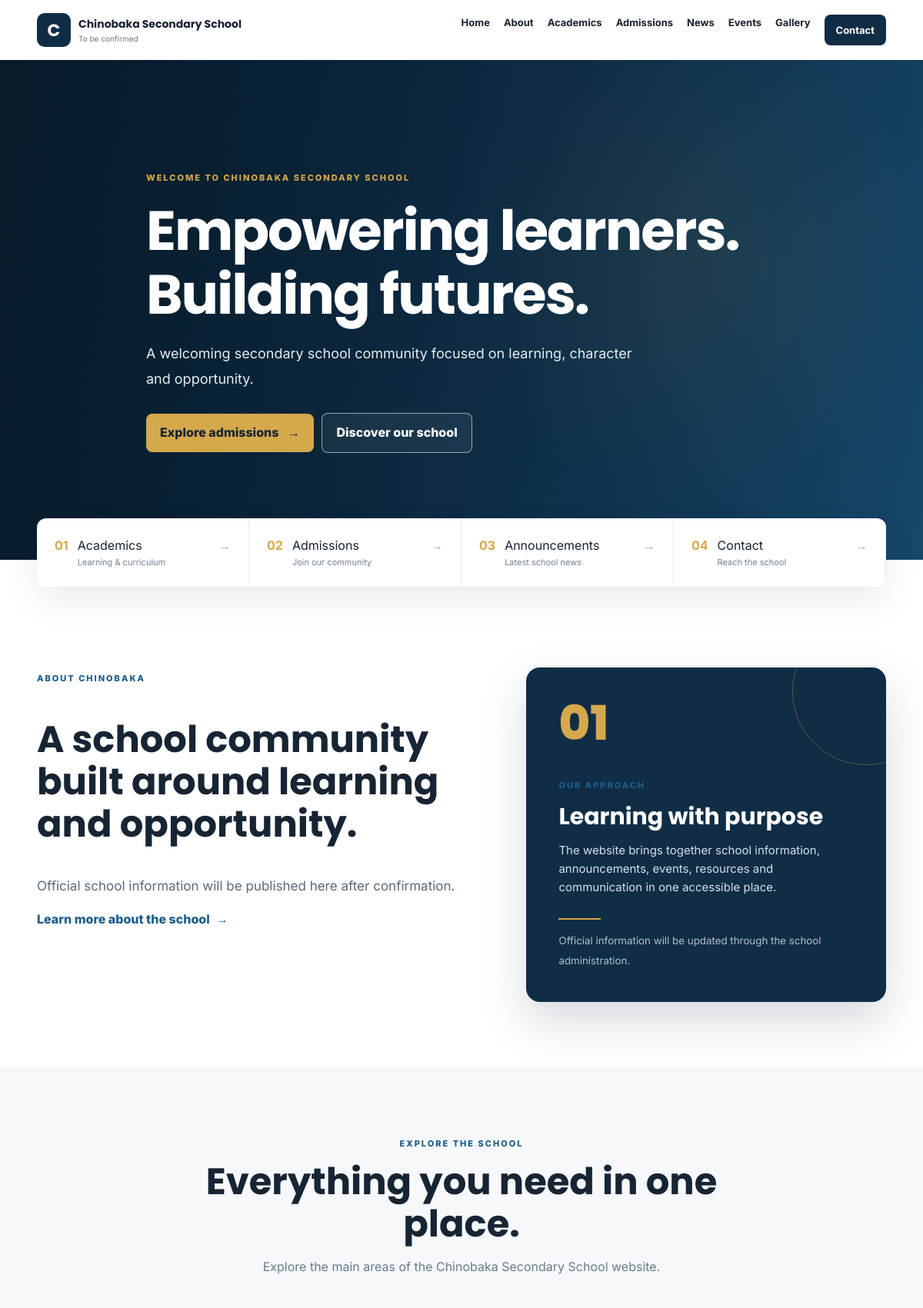
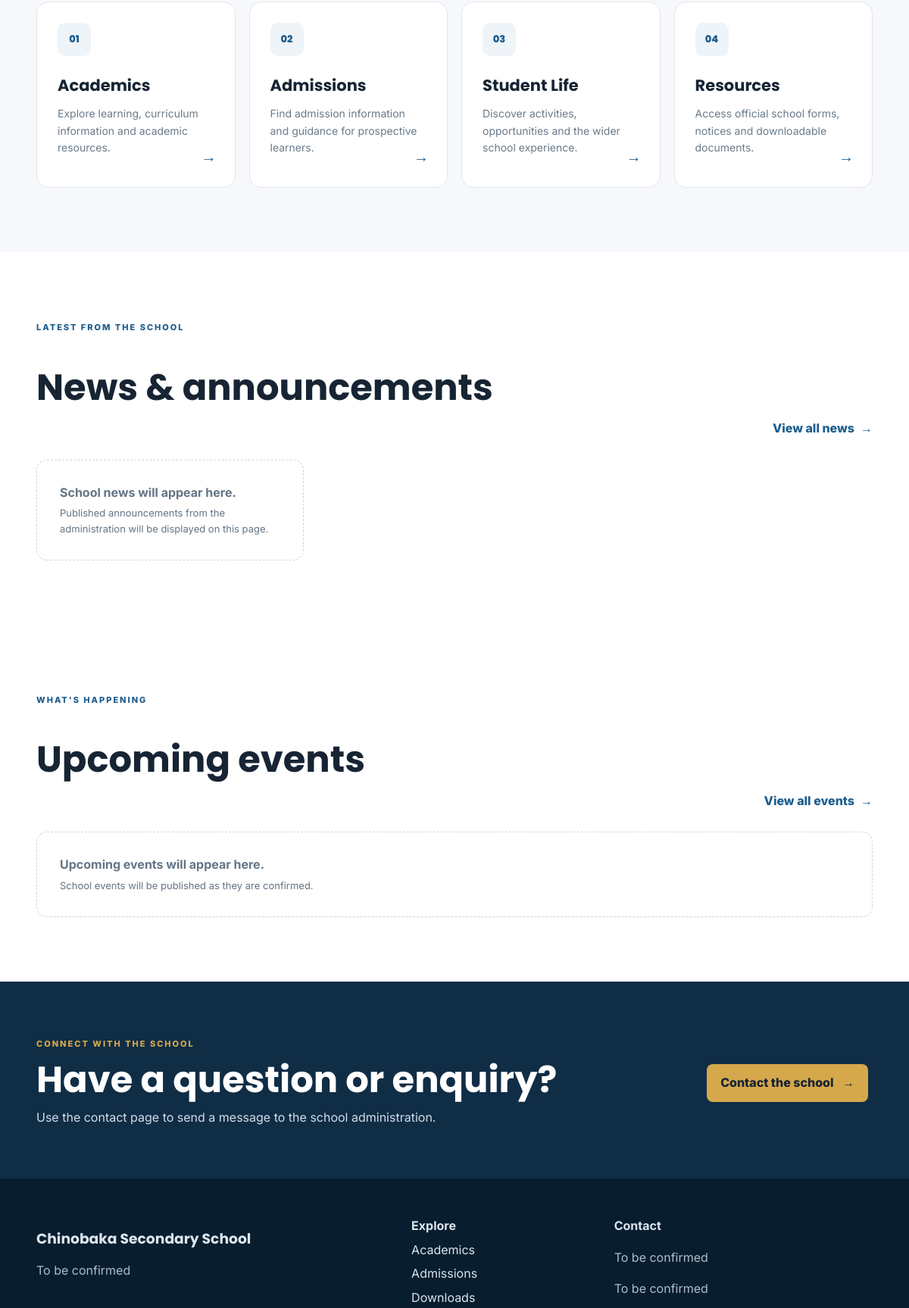
The page / (upper part) on the database its author committed (2 pictures, top to bottom).
### app/models.py (models this page shows)
class SiteSetting(db.Model):
 id=db.Column(db.Integer,primary_key=True); school_name=db.Column(db.String(160),default='Chinobaka Secondary School',nullable=False); motto=db.Column(db.String(255),default='To be confirmed',nullable=False); phone=db.Column(db.String(80),default='To be confirmed'); email=db.Column(db.String(160),default='To be confirmed'); address=db.Column(db.String(255),default='To be confirmed'); about_text=db.Column(db.Text,default='Official school information will be published here after confirmation.'); hero_title=db.Column(db.String(255),default='Empowering learners. Building futures.'); hero_text=db.Column(db.Text,default='A welcoming secondary school community focused on learning, character and opportunity.'); logo_filename=db.Column(db.String(255)); hero_image_filename=db.Column(db.String(255)); updated_at=db.Column(db.DateTime,default=datetime.utcnow,onupdate=datetime.utcnow)

### app/routes/public.py (the view)
@public_bp.get('/')
def home():return render_template('public/home.html',settings=settings(),news=News.query.filter_by(status='published').order_by(News.published_at.desc()).limit(3).all(),events=Event.query.order_by(Event.event_date.asc()).limit(3).all(),gallery=GalleryItem.query.order_by(GalleryItem.created_at.desc()).limit(6).all())

### app/routes/public.py (called while the page is built)
def settings():
 s=SiteSetting.query.first()
 if not s:s=SiteSetting();db.session.add(s);db.session.commit()
 return s

### app/templates/public/home.html (shortened to what this page needs)
{% extends "base.html" %}
{% block content %}
<section class="hero hero-home {% if settings.hero_image_filename %}hasimg{% endif %}"{% if settings.hero_image_filename %} style="background-image:url('{{ url_for('public.image', filename=settings.hero_image_filename) }}')"{% endif %}>
  <div class="heroover">
    <div class="container heroct">
      <span class="eyebrow">WELCOME TO {{ (settings.school_name or 'CHINOBAKA SECONDARY SCHOOL')|upper }}</span>
      <h1>{{ settings.hero_title or 'Inspiring learning. Building futures.' }}</h1>
      <p>{{ settings.hero_text or 'Discover a school community focused on learning, character, opportunity and the development of confident young people.' }}</p>
      <div class="hero-actions">
        <a class="btn gold" href="{{ url_for('public.admissions') }}">Explore admissions <span>→</span></a>
        <a class="btn outline-light" href="{{ url_for('public.about') }}">Discover our school</a>
      </div>
    </div>
  </div>
</section>
<section class="quick container" aria-label="Quick links">
  <a href="{{ url_for('public.academics') }}"><b>01</b><span>Academics<small>Learning & curriculum</small></span><i>→</i></a>
  <a href="{{ url_for('public.admissions') }}"><b>02</b><span>Admissions<small>Join our community</small></span><i>→</i></a>
  <a href="{{ url_for('public.news') }}"><b>03</b><span>Announcements<small>Latest school news</small></span><i>→</i></a>
  <a href="{{ url_for('public.contact') }}"><b>04</b><span>Contact<small>Reach the school</small></span><i>→</i></a>
</section>
<section class="section intro-section">
  <div class="container split intro-grid">
    <div>
      <span class="eyebrow blue">ABOUT CHINOBAKA</span>
      <h2>A school community built around learning and opportunity.</h2>
      <p>{{ settings.about_text or 'Official school information will be published here as it is confirmed and approved. This section will introduce the school, its community and its educational purpose.' }}</p>
      <a class="text-link" href="{{ url_for('public.about') }}">Learn more about the school <span>→</span></a>
    </div>
    <div class="intro-panel">
      <div class="panel-number">01</div>
      <span class="eyebrow blue">OUR APPROACH</span>
      <h3>Learning with purpose</h3>
      <p>The website brings together school information, announcements, events, resources and communication in one accessible place.</p>
      <div class="mini-line"></div>
      <small>Official information will be updated through the school administration.</small>
    </div>
  </div>
</section>
<section class="section soft stats-section">
  <div class="container">
    <div class="section-heading centered">
      <span class="eyebrow blue">EXPLORE THE SCHOOL</span>
      <h2>Everything you need in one place.</h2>
      <p>Explore the main areas of the Chinobaka Secondary School website.</p>
    </div>
    <div class="feature-grid">
      <a class="feature-card" href="{{ url_for('public.academics') }}"><span class="feature-icon">01</span><h3>Academics</h3><p>Explore learning, curriculum information and academic resources.</p><span class="card-arrow">→</span></a>
      <a class="feature-card" href="{{ url_for('public.admissions') }}"><span class="feature-icon">02</span><h3>Admissions</h3><p>Find admission information and guidance for prospective learners.</p><span class="card-arrow">→</span></a>
      <a class="feature-card" href="{{ url_for('public.student_life') }}"><span class="feature-icon">03</span><h3>Student Life</h3><p>Discover activities, opportunities and the wider school experience.</p><span class="card-arrow">→</span></a>
      <a class="feature-card" href="{{ url_for('public.downloads') }}"><span class="feature-icon">04</span><h3>Resources</h3><p>Access official school forms, notices and downloadable documents.</p><span class="card-arrow">→</span></a>
    </div>
  </div>
</section>
<section class="section news-section">
  <div class="container">
    <div class="head section-heading-row">
      <div><span class="eyebrow blue">LATEST FROM THE SCHOOL</span><h2>News & announcements</h2></div>
      <a class="text-link" href="{{ url_for('public.news') }}">View all news <span>→</span></a>
    </div>
    <div class="cards">
      {% for n in news %}
      <article class="card news-card">
        {% if n.image_filename %}<img src="{{ url_for('public.image', filename=n.image_filename) }}" alt="{{ n.title }}">{% else %}<div class="card-placeholder"><span>CHINOBAKA</span></div>{% endif %}
        <div><small>{{ n.published_at.strftime('%d %b %Y') if n.published_at else 'School update' }}</small><h3>{{ n.title }}</h3><p>{{ n.excerpt or n.body[:140] }}</p><a class="text-link" href="{{ url_for('public.news_detail', slug=n.slug) }}">Read article <span>→</span></a></div>
      </article>
      {% else %}
      <div class="empty empty-wide"><strong>School news will appear here.</strong><span>Published announcements from the administration will be displayed on this page.</span></div>
      {% endfor %}
    </div>
  </div>
</section>
<section class="section events-section">
  <div class="container">
    <div class="head section-heading-row">
      <div><span class="eyebrow blue">WHAT'S HAPPENING</span><h2>Upcoming events</h2></div>
      <a class="text-link" href="{{ url_for('public.events') }}">View all events <span>→</span></a>
    </div>
    <div class="events">
      {% for e in events %}
      <a class="event" href="{{ url_for('public.events') }}">
        <time><strong>{{ e.event_date.strftime('%d') }}</strong><small>{{ e.event_date.strftime('%b') }}</small></time>
        <div><span class="event-label">SCHOOL EVENT</span><h3>{{ e.title }}</h3><p>{{ e.description or 'School event' }}{% if e.location %} · {{ e.location }}{% endif %}</p></div><span class="event-arrow">→</span>
      </a>
      {% else %}
      <div class="empty empty-wide"><strong>Upcoming events will appear here.</strong><span>School events will be published as they are confirmed.</span></div>
      {% endfor %}
    </div>
  </div>
</section>
<section class="cta cta-home">
  <div class="container cta-inner">
    <div><span class="eyebrow">CONNECT WITH THE SCHOOL</span><h2>Have a question or enquiry?</h2><p>Use the contact page to send a message to the school administration.</p></div>
    <a class="btn gold" href="{{ url_for('public.contact') }}">Contact the school <span>→</span></a>
  </div>
</section>
{% endblock %}

### app/templates/base.html (shortened to what this page needs)
<!doctype html><html><head><link rel="stylesheet" href="{{url_for('static',filename='css/style.css')}}"><link rel="stylesheet" href="{{url_for('static',filename='css/home_step1.css')}}"></head><body><header><div class="container nav"><a class="brand" href="{{url_for('public.home')}}">{%if site_settings and site_settings.logo_filename%}<img src="{{url_for('public.image',filename=site_settings.logo_filename)}}">{%else%}<span class="mark">C</span>{%endif%}<span><b>{{site_settings.school_name if site_settings else 'Chinobaka Secondary School'}}</b><small>{{site_settings.motto if site_settings else 'Official School Website'}}</small></span></a><nav><a href="{{url_for('public.home')}}">Home</a><a href="{{url_for('public.about')}}">About</a><a href="{{url_for('public.academics')}}">Academics</a><a href="{{url_for('public.admissions')}}">Admissions</a><a href="{{url_for('public.news')}}">News</a><a href="{{url_for('public.events')}}">Events</a><a href="{{url_for('public.gallery')}}">Gallery</a><a class="navbtn" href="{{url_for('public.contact')}}">Contact</a></nav></div></header><main>{%block content%}{%endblock%}</main><footer><div class="container foot"><div><h3>{{site_settings.school_name if site_settings else 'Chinobaka Secondary School'}}</h3><p>{{site_settings.motto if site_settings else 'To be confirmed'}}</p></div><div><b>Explore</b><a href="{{url_for('public.academics')}}">Academics</a><a href="{{url_for('public.admissions')}}">Admissions</a><a href="{{url_for('public.downloads')}}">Downloads</a></div><div><b>Contact</b><p>{{site_settings.address if site_settings else 'To be confirmed'}}</p><p>{{site_settings.phone if site_settings else 'To be confirmed'}}</p></div></div></footer></body></html>

### app/static/css/style.css (style rules this page uses)
* { box-sizing:border-box }
body { margin:0;font-family:Inter,Arial;color:#172433;line-height:1.6 }
h1,h2,h3 { font-family:Poppins,Arial;line-height:1.15 }
h1 { font-size:clamp(2.5rem,6vw,5rem) }
h2 { font-size:clamp(2rem,4vw,3rem) }
a { text-decoration:none;color:inherit }
.container { width:min(1160px,92%);margin:auto }
.nav { min-height:78px;display:flex;align-items:center;justify-content:space-between }
.brand { display:flex;align-items:center;gap:10px }
.brand img,.mark { width:44px;height:44px;object-fit:contain }
.mark { display:grid;place-items:center;background:#102d46;color:#fff;border-radius:10px;font:bold 22px Poppins }
.brand b,.brand small { display:block }
.brand b { font:700 14px Poppins }
.brand small { font-size:10px;color:#68788a }
.nav nav { display:flex;gap:18px;font-size:13px;font-weight:700 }
.navbtn { background:#102d46;color:#fff;padding:10px 15px;border-radius:8px }
.hero { min-height:620px;background:linear-gradient(120deg,#102d46,#1e618f);color:#fff;background-size:cover;background-position:center }
.heroover { min-height:620px;display:flex;align-items:center;background:linear-gradient(90deg,rgba(6,25,40,.9),rgba(6,25,40,.35)) }
.heroct { max-width:820px }
.heroct p { max-width:650px;color:#e5edf3;font-size:18px }
.eyebrow { color:#d5a84b;font-size:11px;letter-spacing:2px;font-weight:800 }
.blue { color:#1d5d8d }
.btn { display:inline-block;border:0;border-radius:8px;padding:12px 18px;font-weight:800;cursor:pointer;margin:8px 6px 0 0 }
.gold { background:#d5a84b;color:#172433 }
.quick { display:grid;grid-template-columns:repeat(4,1fr);margin-top:-45px;position:relative;background:#fff;box-shadow:0 18px 45px #102d4617;border-radius:12px;overflow:hidden }
.quick a { padding:23px;display:flex;gap:12px;border-right:1px solid #e6ebf0 }
.quick b { color:#d5a84b }
.quick span,.quick small { display:block }
.quick small { color:#718092;font-size:11px }
.section { padding:85px 0 }
.soft { background:#f6f8fb }
.split { display:grid;grid-template-columns:1.1fr .9fr;gap:65px;align-items:center }
.cards { display:grid;grid-template-columns:repeat(3,1fr);gap:22px }
.head { display:flex;justify-content:space-between;align-items:end;margin-bottom:25px }
.events { display:grid;gap:12px }
.cta { background:#102d46;color:#fff;padding:85px 0 }
.cta p { color:#d7e2eb }
footer { background:#081d2e;color:#dbe5ed;padding-top:50px }
.foot { display:grid;grid-template-columns:2fr 1fr 1.5fr;gap:40px;padding-bottom:45px }
.foot a { display:block;margin:6px 0 }
.foot p { color:#aebdca }

### rows shown on the page
SiteSetting: school_name "Chinobaka Secondary School", motto "To be confirmed", school_name "CHINOBAKA SECONDARY SCHOOL", hero_title "Empowering learners. Building futures.", hero_text "A welcoming secondary school community focused on learning, character and opportunity.", about_text "Official school information will be published here after confirmation.", address "To be confirmed", phone "To be confirmed"
